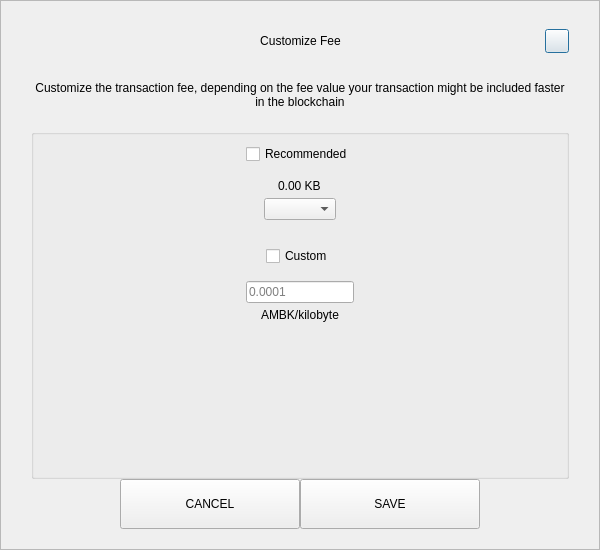
<?xml version="1.0" encoding="UTF-8"?>
<ui version="4.0">
 <class>SendCustomFeeDialog</class>
 <widget class="QDialog" name="SendCustomFeeDialog">
  <property name="geometry">
   <rect>
    <x>0</x>
    <y>0</y>
    <width>600</width>
    <height>550</height>
   </rect>
  </property>
  <property name="windowTitle">
   <string>Form</string>
  </property>
  <layout class="QVBoxLayout" name="verticalLayout_3">
   <property name="spacing">
    <number>0</number>
   </property>
   <property name="leftMargin">
    <number>0</number>
   </property>
   <property name="topMargin">
    <number>0</number>
   </property>
   <property name="rightMargin">
    <number>0</number>
   </property>
   <property name="bottomMargin">
    <number>0</number>
   </property>
   <item>
    <widget class="QFrame" name="frame">
     <property name="styleSheet">
      <string notr="true"/>
     </property>
     <property name="frameShape">
      <enum>QFrame::StyledPanel</enum>
     </property>
     <property name="frameShadow">
      <enum>QFrame::Raised</enum>
     </property>
     <layout class="QVBoxLayout" name="verticalLayout_2">
      <property name="spacing">
       <number>0</number>
      </property>
      <property name="leftMargin">
       <number>30</number>
      </property>
      <property name="topMargin">
       <number>20</number>
      </property>
      <property name="rightMargin">
       <number>30</number>
      </property>
      <property name="bottomMargin">
       <number>20</number>
      </property>
      <item>
       <layout class="QHBoxLayout" name="horizontalLayout_3">
        <property name="spacing">
         <number>0</number>
        </property>
        <item>
         <spacer name="horizontalSpacer_21">
          <property name="orientation">
           <enum>Qt::Horizontal</enum>
          </property>
          <property name="sizeHint" stdset="0">
           <size>
            <width>40</width>
            <height>20</height>
           </size>
          </property>
         </spacer>
        </item>
        <item>
         <widget class="QLabel" name="labelTitle">
          <property name="minimumSize">
           <size>
            <width>0</width>
            <height>40</height>
           </size>
          </property>
          <property name="maximumSize">
           <size>
            <width>16777215</width>
            <height>40</height>
           </size>
          </property>
          <property name="styleSheet">
           <string notr="true">padding-left:24px;</string>
          </property>
          <property name="text">
           <string>Customize Fee</string>
          </property>
          <property name="alignment">
           <set>Qt::AlignCenter</set>
          </property>
          <property name="margin">
           <number>7</number>
          </property>
         </widget>
        </item>
        <item>
         <spacer name="horizontalSpacer">
          <property name="orientation">
           <enum>Qt::Horizontal</enum>
          </property>
          <property name="sizeHint" stdset="0">
           <size>
            <width>40</width>
            <height>20</height>
           </size>
          </property>
         </spacer>
        </item>
        <item>
         <widget class="QPushButton" name="btnEsc">
          <property name="minimumSize">
           <size>
            <width>24</width>
            <height>24</height>
           </size>
          </property>
          <property name="maximumSize">
           <size>
            <width>24</width>
            <height>24</height>
           </size>
          </property>
          <property name="text">
           <string/>
          </property>
         </widget>
        </item>
       </layout>
      </item>
      <item>
       <spacer name="verticalSpacer_2">
        <property name="orientation">
         <enum>Qt::Vertical</enum>
        </property>
        <property name="sizeType">
         <enum>QSizePolicy::Fixed</enum>
        </property>
        <property name="sizeHint" stdset="0">
         <size>
          <width>20</width>
          <height>20</height>
         </size>
        </property>
       </spacer>
      </item>
      <item>
       <widget class="QLabel" name="labelMessage">
        <property name="text">
         <string>Customize the transaction fee, depending on the fee value your transaction might be included faster in the blockchain</string>
        </property>
        <property name="alignment">
         <set>Qt::AlignCenter</set>
        </property>
        <property name="wordWrap">
         <bool>true</bool>
        </property>
       </widget>
      </item>
      <item>
       <spacer name="verticalSpacer_3">
        <property name="orientation">
         <enum>Qt::Vertical</enum>
        </property>
        <property name="sizeType">
         <enum>QSizePolicy::Fixed</enum>
        </property>
        <property name="sizeHint" stdset="0">
         <size>
          <width>20</width>
          <height>20</height>
         </size>
        </property>
       </spacer>
      </item>
      <item>
       <widget class="QGroupBox" name="groupBox">
        <property name="title">
         <string/>
        </property>
        <layout class="QVBoxLayout" name="verticalLayout">
         <property name="leftMargin">
          <number>12</number>
         </property>
         <property name="rightMargin">
          <number>12</number>
         </property>
         <item>
          <layout class="QVBoxLayout" name="verticalLayout_4">
           <property name="spacing">
            <number>5</number>
           </property>
           <item alignment="Qt::AlignHCenter">
            <widget class="QCheckBox" name="checkBoxRecommended">
             <property name="text">
              <string>Recommended</string>
             </property>
            </widget>
           </item>
           <item>
            <spacer name="verticalSpacer_5">
             <property name="orientation">
              <enum>Qt::Vertical</enum>
             </property>
             <property name="sizeType">
              <enum>QSizePolicy::Fixed</enum>
             </property>
             <property name="sizeHint" stdset="0">
              <size>
               <width>20</width>
               <height>10</height>
              </size>
             </property>
            </spacer>
           </item>
           <item alignment="Qt::AlignHCenter">
            <widget class="QLabel" name="labelFee">
             <property name="text">
              <string>0.00 KB</string>
             </property>
            </widget>
           </item>
           <item alignment="Qt::AlignHCenter">
            <widget class="QComboBox" name="comboBoxRecommended"/>
           </item>
          </layout>
         </item>
         <item>
          <spacer name="verticalSpacer">
           <property name="orientation">
            <enum>Qt::Vertical</enum>
           </property>
           <property name="sizeType">
            <enum>QSizePolicy::Fixed</enum>
           </property>
           <property name="sizeHint" stdset="0">
            <size>
             <width>20</width>
             <height>20</height>
            </size>
           </property>
          </spacer>
         </item>
         <item>
          <layout class="QVBoxLayout" name="verticalLayout_5">
           <property name="spacing">
            <number>5</number>
           </property>
           <item alignment="Qt::AlignHCenter">
            <widget class="QCheckBox" name="checkBoxCustom">
             <property name="text">
              <string>Custom</string>
             </property>
            </widget>
           </item>
           <item>
            <spacer name="verticalSpacer_6">
             <property name="orientation">
              <enum>Qt::Vertical</enum>
             </property>
             <property name="sizeType">
              <enum>QSizePolicy::Fixed</enum>
             </property>
             <property name="sizeHint" stdset="0">
              <size>
               <width>20</width>
               <height>10</height>
              </size>
             </property>
            </spacer>
           </item>
           <item alignment="Qt::AlignHCenter">
            <widget class="QLineEdit" name="lineEditCustomFee">
             <property name="placeholderText">
              <string notr="true">0.0001</string>
             </property>
            </widget>
           </item>
           <item alignment="Qt::AlignHCenter">
            <widget class="QLabel" name="labelCustomFee">
             <property name="text">
              <string>AMBK/kilobyte</string>
             </property>
            </widget>
           </item>
          </layout>
         </item>
         <item>
          <spacer name="verticalSpacer_4">
           <property name="orientation">
            <enum>Qt::Vertical</enum>
           </property>
           <property name="sizeHint" stdset="0">
            <size>
             <width>20</width>
             <height>40</height>
            </size>
           </property>
          </spacer>
         </item>
        </layout>
       </widget>
      </item>
      <item>
       <layout class="QHBoxLayout" name="horizontalLayout" stretch="1,2,2,1">
        <item>
         <spacer name="horizontalSpacer1">
          <property name="orientation">
           <enum>Qt::Horizontal</enum>
          </property>
          <property name="sizeHint" stdset="0">
           <size>
            <width>40</width>
            <height>20</height>
           </size>
          </property>
         </spacer>
        </item>
        <item>
         <widget class="QPushButton" name="btnCancel">
          <property name="minimumSize">
           <size>
            <width>180</width>
            <height>50</height>
           </size>
          </property>
          <property name="focusPolicy">
           <enum>Qt::NoFocus</enum>
          </property>
          <property name="text">
           <string>CANCEL</string>
          </property>
         </widget>
        </item>
        <item>
         <widget class="QPushButton" name="btnSave">
          <property name="minimumSize">
           <size>
            <width>180</width>
            <height>50</height>
           </size>
          </property>
          <property name="focusPolicy">
           <enum>Qt::NoFocus</enum>
          </property>
          <property name="text">
           <string>SAVE</string>
          </property>
         </widget>
        </item>
        <item>
         <spacer name="horizontalSpacer_2">
          <property name="orientation">
           <enum>Qt::Horizontal</enum>
          </property>
          <property name="sizeHint" stdset="0">
           <size>
            <width>40</width>
            <height>20</height>
           </size>
          </property>
         </spacer>
        </item>
       </layout>
      </item>
     </layout>
    </widget>
   </item>
  </layout>
 </widget>
 <resources/>
 <connections/>
</ui>
